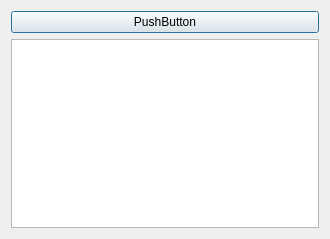
<?xml version="1.0" encoding="UTF-8"?>
<ui version="4.0">
 <class>Dialog</class>
 <widget class="QDialog" name="Dialog">
  <property name="geometry">
   <rect>
    <x>0</x>
    <y>0</y>
    <width>330</width>
    <height>239</height>
   </rect>
  </property>
  <property name="windowTitle">
   <string>Dialog</string>
  </property>
  <layout class="QVBoxLayout" name="verticalLayout">
   <item>
    <widget class="QPushButton" name="pushButton">
     <property name="text">
      <string>PushButton</string>
     </property>
    </widget>
   </item>
   <item>
    <widget class="QTreeView" name="treeView"/>
   </item>
  </layout>
 </widget>
 <resources/>
 <connections/>
</ui>
